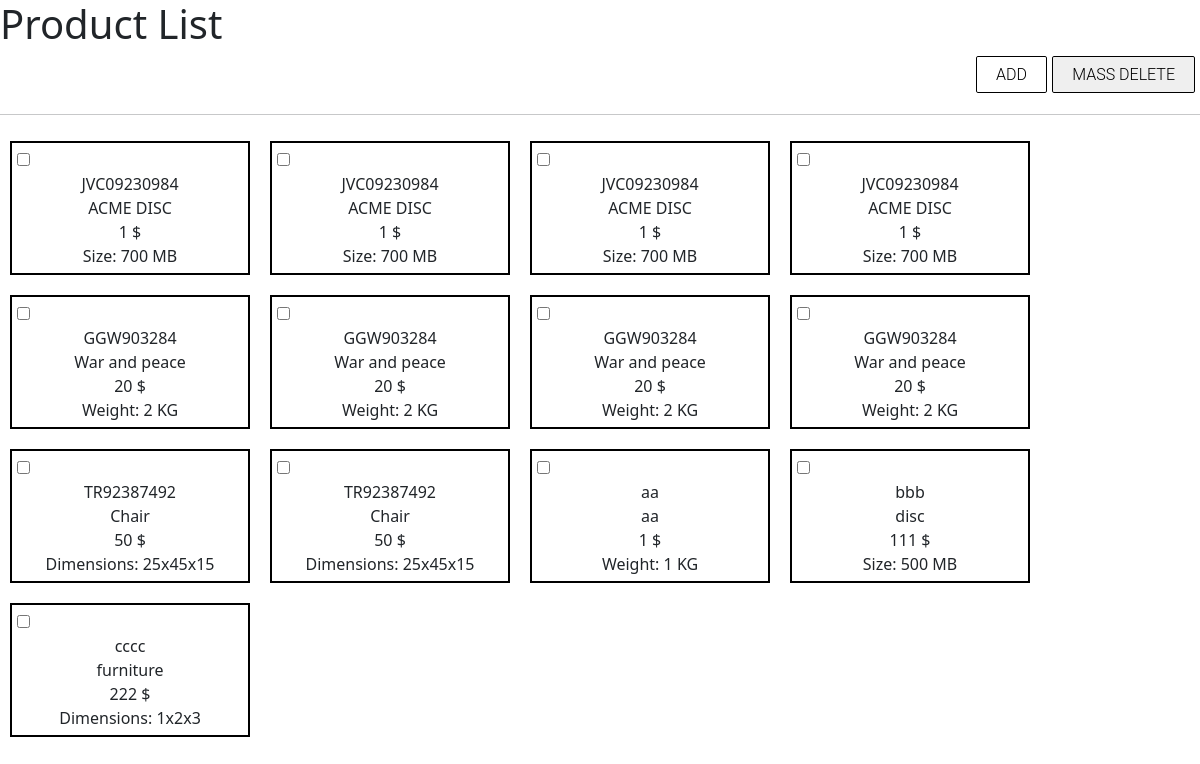
The page / on the database its author committed.
### tables this page shows
CREATE TABLE `products` (
  `ID` int(11) NOT NULL,
  `sku` varchar(30) NOT NULL,
  `name` varchar(200) NOT NULL,
  `price` float NOT NULL,
  `size` int(11) DEFAULT NULL,
  `weight` float DEFAULT NULL,
  `width` int(11) DEFAULT NULL,
  `height` int(11) DEFAULT NULL,
  `lenght` int(11) DEFAULT NULL,
  `type` varchar(50) NOT NULL
);

### class/Dbh.class.php (called while the page is built)
<?php
class Dbh{
    private $host = "localhost";
    private $user = "root";
    private $pwd = "";
    private $dbName = "swproductdb";
    protected function connect(){
        $dsn = 'mysql:host=' . $this->host . ';dbname=' . $this->dbName ;
        $pdo = new PDO($dsn,$this->user, $this->pwd);
        $pdo->setAttribute(PDO::ATTR_DEFAULT_FETCH_MODE, PDO::FETCH_ASSOC);
        return $pdo;
    }
}

### abstract/Product.class.php (called while the page is built, shortened)
<?php
include_once './class/Dbh.class.php';
class Product extends Dbh{
  protected function getAllData(){
    $sql = 'select*from products;';
    $stmt = $this->connect()->query($sql);
    return $stmt;
  }
}

### class/DVD.class.php (the view, shortened to what this page needs)
<?php
class DVD extends ProductList{
  public function viewData($ID,$sku,$name,$price,$size,$weight,$width,$height,$lenght)
  {
    echo  '<div class="col productbox">
      <input type="checkbox" name="num[]" value="'.$ID.'" >
      <br>
      <div class="centred">
      <span>'.$sku.'</span>
      <br>
      <span>'.$name.'</span>
      <br>
      <span>'.$price.' $</span>
      <br>';
      echo '<span>Size: '. $size .' MB</span>';
    echo '</div></div>';
  }
}

### index.php (shortened to what this page needs)
<?php
    include_once 'class/ProductView.class.php';
?>
<!DOCTYPE html>
<html lang="en">
<head>
    <link href="https://cdn.jsdelivr.net/npm/bootstrap@5.1.1/dist/css/bootstrap.min.css" rel="stylesheet">
    <link href="style/style.css" rel="stylesheet">
</head>
<body>
    <h1>Product List</h1>
    <form action="" method="POST">
        <div class="right">
            <a href="addproduct.php" class="button1">ADD</a>
            <button type="submit" name="delete-product-btn" id="delete-product-btn" class="button1">MASS DELETE</button>
        </div>
        <hr>
        <div class="container-fluid ">
            <div class="row row-cols-5">
                <?php
                    $obj = new ProductView();
                    $obj->viewData();
                ?>
            <div>
        </div>
    </form>
</body>
</html>

### class/ProductView.class.php (shortened to what this page needs)
<?php
include_once './abstract/Product.class.php';
include_once 'Book.class.php';
include_once 'DVD.class.php';
include_once 'Furniture.class.php';
class ProductView extends Product {
  public function viewData(){
    $data = $this->getAllData();
    while($row = $data->fetch()){
      $obj = new $className();
      $obj->viewData($row["ID"],$row["sku"],$row["name"],$row["price"],$row["size"],$row["weight"],$row["width"],$row["height"],$row["lenght"]);
    }
  }
}

### class/Book.class.php (shortened to what this page needs)
<?php
class Book extends ProductList{
  public function viewData($ID,$sku,$name,$price,$size,$weight,$width,$height,$lenght)
  {
    echo  '<div class="col productbox">
      <input type="checkbox" name="num[]" value="'.$ID.'" >
      <br>
      <div class="centred">
      <span>'. $sku .'</span>
      <br>
      <span>'. $name .'</span>
      <br>
      <span>'. $price .' $</span>
      <br>';
      echo '<span>Weight: '. $weight .' KG</span>';
    echo '</div></div>';
  }
}

### class/Furniture.class.php (shortened to what this page needs)
<?php
class Furniture extends ProductList{
  public function viewData($ID,$sku,$name,$price,$size,$weight,$width,$height,$lenght)
  {
    echo  '<div class="col productbox">
      <input type="checkbox" name="num[]" value="'.$ID.'" >
      <br>
      <div class="centred">
      <span >'.$sku.'</span>
      <br>
      <span >'.$name.'</span>
      <br>
      <span >'.$price.' $</span>
      <br>';
      echo '<span>Dimensions: '. $height .'x'. $width.'x'. $lenght .'</span>';
    echo '</div></div>';
  }
}

### style/style.css (style rules this page uses)
.productbox { border-style: solid; border-width: 2px; border-color: black; margin: 10px; padding: 5px; }
.centred { text-align: center; }
.button1 { display: inline-block; padding: 0.35em 1.2em; border: 0.1em solid black; margin: 0 0.3em 0.3em 0; border-radius: 0.12em; box-sizing: border-box; text-decoration: none; font-family: "Roboto", sans-serif; font-weight: 300; color: black; text-align: center; align-self: right; }
.right { display: flex; justify-content: right; }

### rows shown on the page
products: sku "JVC09230984", name "ACME DISC", price "1", size "700"
products: sku "JVC09230984", name "ACME DISC", price "1", size "700"
products: sku "JVC09230984", name "ACME DISC", price "1", size "700"
products: sku "JVC09230984", name "ACME DISC", price "1", size "700"
products: sku "GGW903284", name "War and peace", price "20", weight "2"
products: sku "GGW903284", name "War and peace", price "20", weight "2"
products: sku "GGW903284", name "War and peace", price "20", weight "2"
products: sku "GGW903284", name "War and peace", price "20", weight "2"
products: sku "TR92387492", name "Chair", price "50", height "25", width "45", lenght "15"
products: sku "TR92387492", name "Chair", price "50", height "25", width "45", lenght "15"
products: sku "aa", name "aa", price "1", weight "1"
products: sku "bbb", name "disc", price "111", size "500"
products: sku "cccc", name "furniture", price "222", height "1", width "2", lenght "3"
